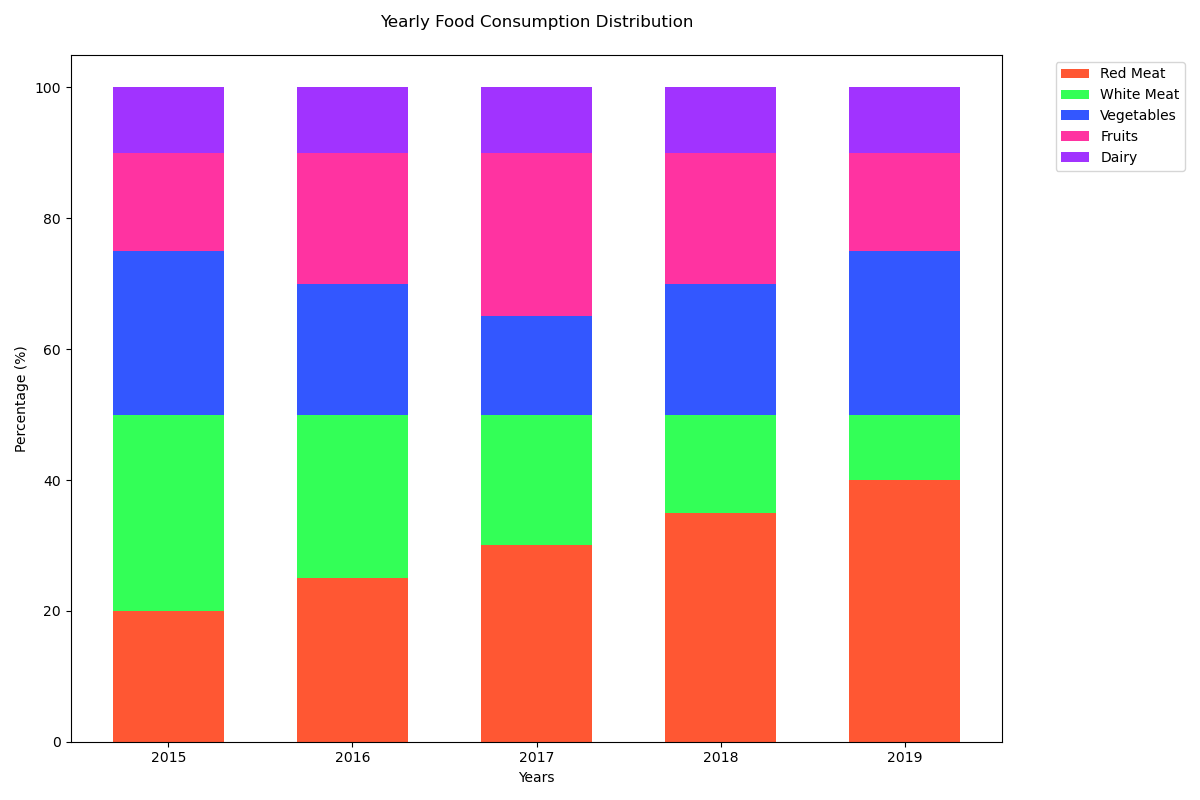

Generate this figure with Python:

import matplotlib.pyplot as plt
import numpy as np

# Data
categories = ['2015', '2016', '2017', '2018', '2019']
red_meat = [20, 25, 30, 35, 40]
white_meat = [30, 25, 20, 15, 10]
vegetables = [25, 20, 15, 20, 25]
fruits = [15, 20, 25, 20, 15]
dairy = [10, 10, 10, 10, 10]

# Stack data
data = np.array([red_meat, white_meat, vegetables, fruits, dairy])
data_cum = data.cumsum(axis=0)

# Color scheme
colors = ['#FF5733', '#33FF57', '#3357FF', '#FF33A1', '#A133FF']

# Plot
fig, ax = plt.subplots(figsize=(12, 8))

bar_width = 0.6

for i, color in enumerate(colors):
    heights = data[i]
    starts = data_cum[i] - heights
    ax.bar(categories, heights, bottom=starts, width=bar_width, color=color)

# Add title and labels
ax.set_title('Yearly Food Consumption Distribution', pad=20)
ax.set_ylabel('Percentage (%)')
ax.set_xlabel('Years')

# Add legend
ax.legend(['Red Meat', 'White Meat', 'Vegetables', 'Fruits', 'Dairy'], bbox_to_anchor=(1.05, 1), loc='upper left')

# Show plot
plt.tight_layout()
plt.show()
